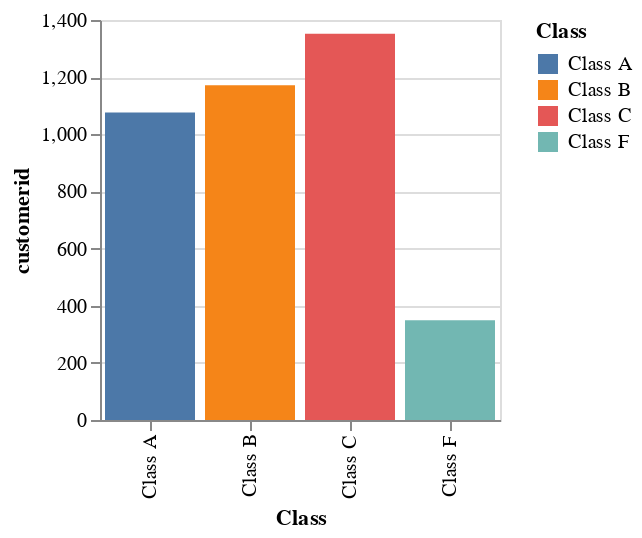

Notebook code cell kept with this figure:
### Code cell
df_seg = df_score.groupby(['Class'],as_index=False)['customerid'].count()
alt.Chart(df_seg).mark_bar().encode(
    x = 'Class:O',
    y = 'customerid:Q',
    color = 'Class'
).properties(
    width = 200 ,
    height = 200 
)

### Figure 1 — Vega-Lite specification as saved in the notebook (floating-point values rounded to 4 significant figures)
{"config": {"view": {"continuousWidth": 400, "continuousHeight": 300}}, "data": {"name": "data-854a871822514b93f486e96d8df72ff8"}, "mark": "bar", "encoding": {"color": {"type": "nominal", "field": "Class"}, "x": {"type": "ordinal", "field": "Class"}, "y": {"type": "quantitative", "field": "customerid"}}, "height": 200, "width": 200, "$schema": "https://vega.github.io/schema/vega-lite/v4.8.1.json", "datasets": {"data-854a871822514b93f486e96d8df72ff8": [{"Class": "Class A", "customerid": 1076}, {"Class": "Class B", "customerid": 1172}, {"Class": "Class C", "customerid": 1352}, {"Class": "Class F", "customerid": 349}]}}
